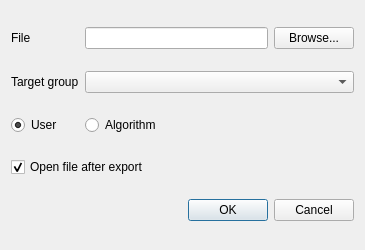
<?xml version="1.0" encoding="UTF-8"?>
<ui version="4.0">
 <class>CExportGraphDialog</class>
 <widget class="QDialog" name="CExportGraphDialog">
  <property name="geometry">
   <rect>
    <x>0</x>
    <y>0</y>
    <width>365</width>
    <height>250</height>
   </rect>
  </property>
  <property name="windowTitle">
   <string>Dialog</string>
  </property>
  <layout class="QGridLayout" name="gridLayout">
   <item row="0" column="0">
    <widget class="QLabel" name="label_2">
     <property name="text">
      <string>File</string>
     </property>
    </widget>
   </item>
   <item row="0" column="1">
    <widget class="QLineEdit" name="lineEditFilename"/>
   </item>
   <item row="0" column="2">
    <widget class="QPushButton" name="pushButton">
     <property name="text">
      <string>Browse...</string>
     </property>
    </widget>
   </item>
   <item row="1" column="0">
    <widget class="QLabel" name="label">
     <property name="text">
      <string>Target group</string>
     </property>
    </widget>
   </item>
   <item row="1" column="1" colspan="2">
    <widget class="QComboBox" name="comboBoxGroups"/>
   </item>
   <item row="2" column="0">
    <widget class="QRadioButton" name="radioButtonUser">
     <property name="text">
      <string>User</string>
     </property>
     <property name="checked">
      <bool>true</bool>
     </property>
    </widget>
   </item>
   <item row="2" column="1">
    <widget class="QRadioButton" name="radioButtonAlg">
     <property name="text">
      <string>Algorithm</string>
     </property>
    </widget>
   </item>
   <item row="3" column="0" colspan="2">
    <widget class="QCheckBox" name="checkBoxOpenFile">
     <property name="text">
      <string>Open file after export</string>
     </property>
     <property name="checked">
      <bool>true</bool>
     </property>
    </widget>
   </item>
   <item row="4" column="0" colspan="3">
    <widget class="QDialogButtonBox" name="buttonBox">
     <property name="orientation">
      <enum>Qt::Horizontal</enum>
     </property>
     <property name="standardButtons">
      <set>QDialogButtonBox::Cancel|QDialogButtonBox::Ok</set>
     </property>
    </widget>
   </item>
  </layout>
 </widget>
 <resources/>
 <connections>
  <connection>
   <sender>buttonBox</sender>
   <signal>accepted()</signal>
   <receiver>CExportGraphDialog</receiver>
   <slot>accept()</slot>
   <hints>
    <hint type="sourcelabel">
     <x>248</x>
     <y>254</y>
    </hint>
    <hint type="destinationlabel">
     <x>157</x>
     <y>274</y>
    </hint>
   </hints>
  </connection>
  <connection>
   <sender>buttonBox</sender>
   <signal>rejected()</signal>
   <receiver>CExportGraphDialog</receiver>
   <slot>reject()</slot>
   <hints>
    <hint type="sourcelabel">
     <x>316</x>
     <y>260</y>
    </hint>
    <hint type="destinationlabel">
     <x>286</x>
     <y>274</y>
    </hint>
   </hints>
  </connection>
 </connections>
</ui>
